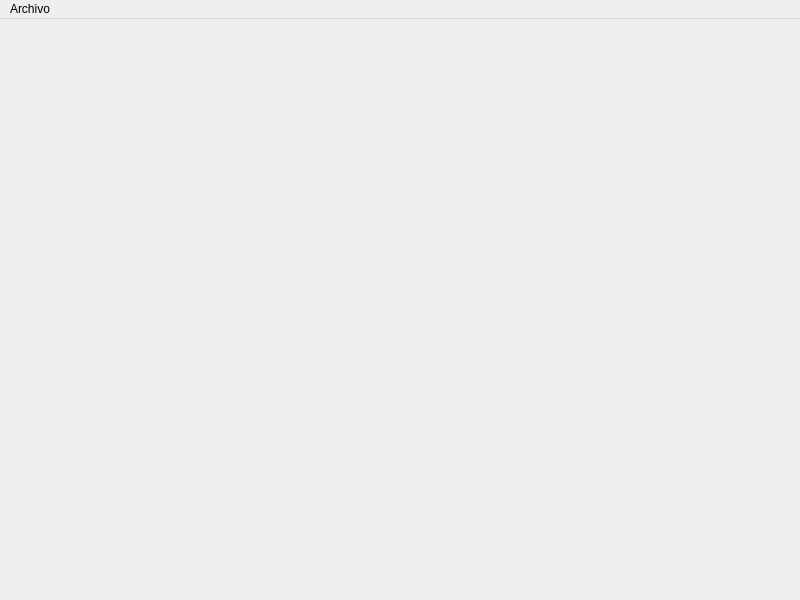
<?xml version="1.0" encoding="UTF-8"?>
<ui version="4.0">
 <class>MainWindow</class>
 <widget class="QMainWindow" name="MainWindow">
  <property name="geometry">
   <rect>
    <x>0</x>
    <y>0</y>
    <width>800</width>
    <height>600</height>
   </rect>
  </property>
  <property name="windowTitle">
   <string>Mantenimiento de equipos de cómputo</string>
  </property>
  <widget class="QWidget" name="centralwidget"/>
  <widget class="QMenuBar" name="bar_menu">
   <property name="geometry">
    <rect>
     <x>0</x>
     <y>0</y>
     <width>800</width>
     <height>21</height>
    </rect>
   </property>
   <widget class="QMenu" name="men_file">
    <property name="title">
     <string>Archivo</string>
    </property>
    <addaction name="ite_open"/>
    <addaction name="ite_save"/>
   </widget>
   <addaction name="men_file"/>
  </widget>
  <action name="ite_open">
   <property name="text">
    <string>Abrir</string>
   </property>
  </action>
  <action name="ite_save">
   <property name="text">
    <string>Guardar</string>
   </property>
  </action>
 </widget>
 <resources/>
 <connections/>
</ui>
